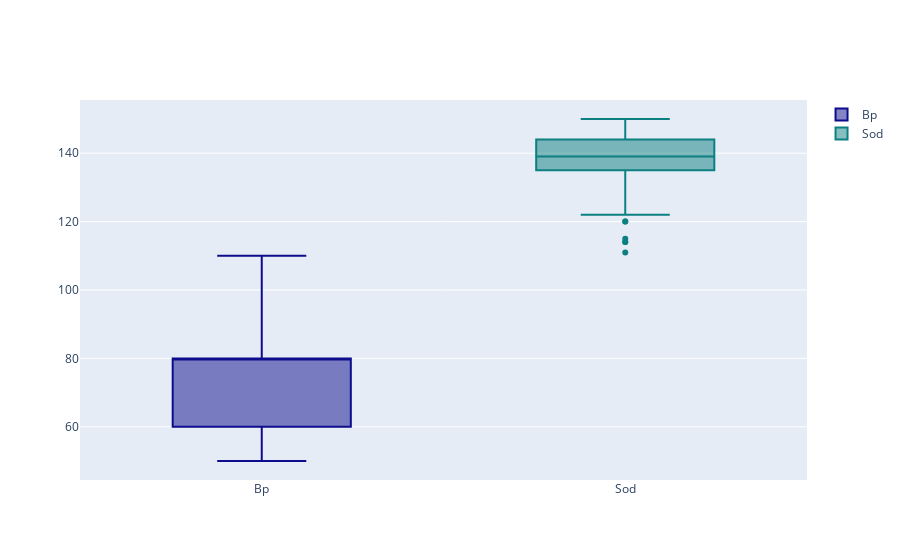

The cell this chart's notebook holds for it:
### Code cell
#box-plot
trace0 = go.Box(
    y=df.bp,
    name = 'Bp',
    marker = dict(
        color = 'rgb(12, 12, 140)',
    )
)
trace1 = go.Box(
    y=df.sod,
    name = 'Sod',
    marker = dict(
        color = 'rgb(12, 128, 128)',
    )
)
data = [trace0, trace1]
iplot(data)

### Figure 1 — Plotly figure (JSON) as saved in the notebook; plotly's stock layout.template omitted (floating-point values rounded to 4 significant figures; data arrays with more than 128 entries replaced by an {"elided": "..."} marker saying what was removed)
{"data": [{"marker": {"color": "rgb(12, 12, 140)"}, "name": "Bp", "type": "box", "y": {"elided": "158 int values"}}, {"marker": {"color": "rgb(12, 128, 128)"}, "name": "Sod", "type": "box", "y": {"elided": "158 int values"}}], "layout": {}}
